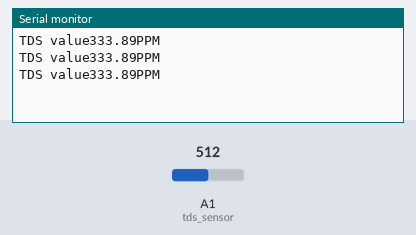
Bench run of a sketch on a simulated Arduino Uno, built with avr-gcc and run on an emulated ATmega328P. Parts: the last lines printed to the serial monitor. The inputs (shaded band) are chosen by the test bench; at power-on: A1 (tds_sensor) = 512.

Above: at 1.2 s.
1.3 s: A1 (tds_sensor) set to 0
At 2.02 s:
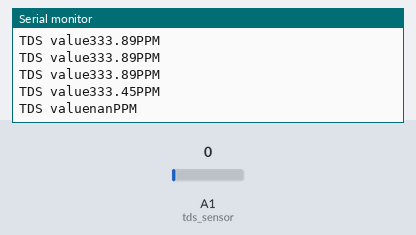
3.9 s: A1 (tds_sensor) set to 18
At 4.13 s:
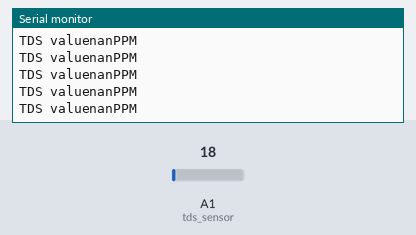
Timing chart, 0 to 6.9 s (numbered marks = the images above; inputs shaded):
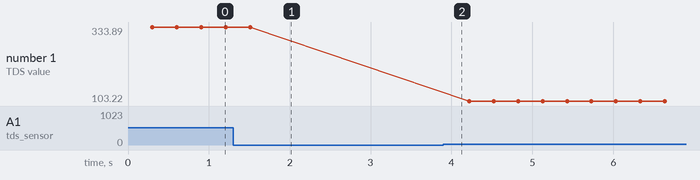

Measured:
- after the input at 1.3 s, the serial monitor: prints a new line after 0.21 s (image 1)
- plotted number 1: 333.89 → 333.45 after the input at 1.3 s, 333.45 → 103.22 after the input at 3.9 s

The sketch:

tds_sensor.ino
```cpp
#define tds_sensor A1
int Adc_value;
unsigned long int avgval;
int buffer_tds[10],temp1;
int i,j;

void tds_sensor_cal()
{
  for(i=0;i<10;i++)
  {
    buffer_tds[i]=analogRead(tds_sensor);
    delay(30);
  }
  for(j=i+1;j<10;j++)
  {
    if(buffer_tds[i]>buffer_tds[j])
    {
      temp1=buffer_tds[i];
      buffer_tds[i]=buffer_tds[j];
      buffer_tds[j]=temp1;
    }
  }

avgval=0;
for(i=2;i<8;i++)
avgval+=buffer_tds[i];

float voltage_value = (float)avgval*5.0/1024.0/6;
float tds=(133.42/voltage_value*voltage_value-255.86*voltage_value*voltage_value+853.39*voltage_value)*0.5;
Serial.print("TDS value");
Serial.print(tds);
Serial.print("PPM");
Serial.print('\n');


}
void setup()
{
  Serial.begin(9600);
  pinMode(tds_sensor,INPUT);
}

void loop()
{
  tds_sensor_cal();
}
```
